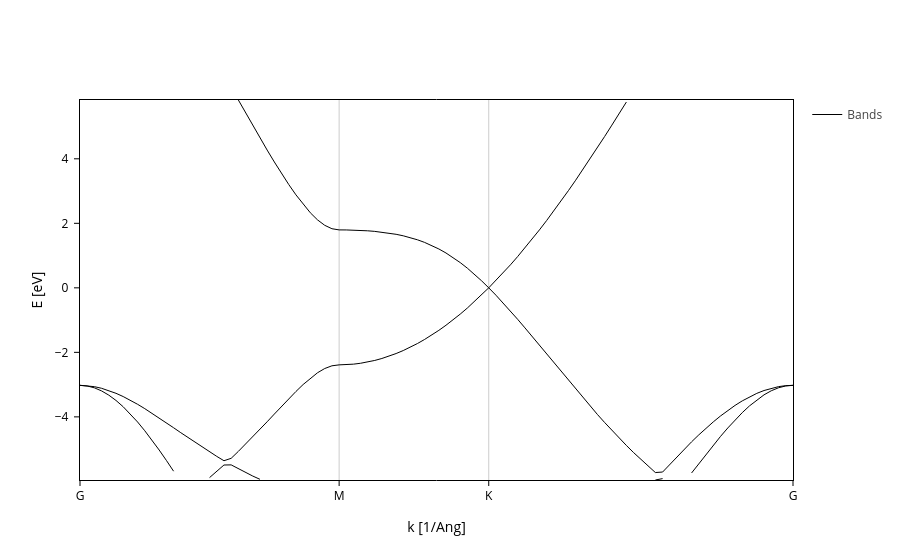

Source (notebook cell):
### Markdown cell above
**Try another path**

Let us define another path, as in this online textbook

https://wiki.physics.udel.edu/phys824/Band_structure_of_graphene,_massless_Dirac_fermions_as_low-energy_quasiparticles,_Berry_phase,_and_all_that

### Code cell
band_struct = sisl.BandStructure(H, points=[[0, 0, 0], [1/2, 1/2, 0], [2 / 3, 1/3, 0],[1,1,1]],
    divisions=100, names=["G", "M", "K","G"]
)
# Then we can plot the bands
band_struct.plot(Erange=[-6,6]).update_layout(height=500)
